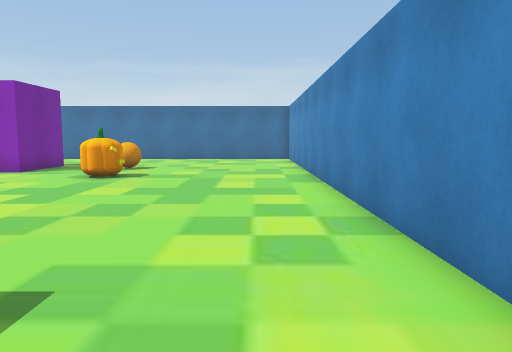
View 1 (above)

19 first-person views from a walk through a Unity game level. The camera is 1.2 m above the floor, tilts 6° down and sees 70° across. The floor is counted in squares, 1 m on a side. Each view is taken from the middle of a square. On the plan, view 1 faces up. The plan holds only what a view shows up to about 15 squares ahead; the rest is blank. The player is left out.

View 2
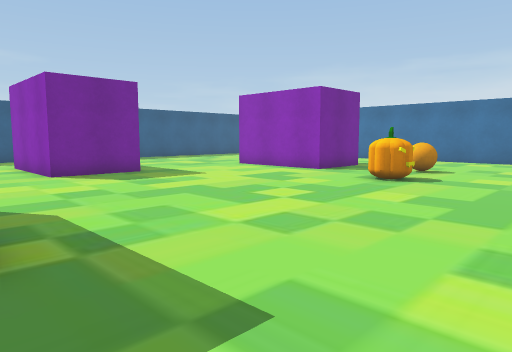

View 3
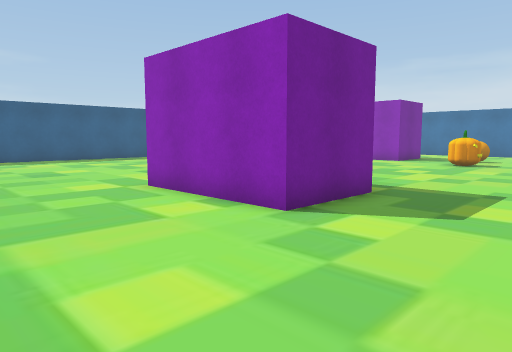

View 4
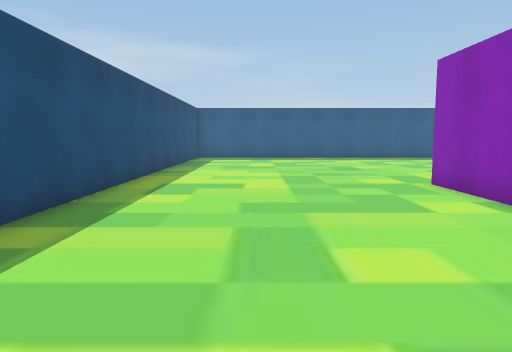

View 5
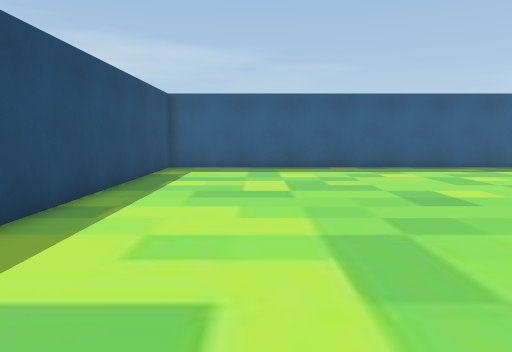

View 6
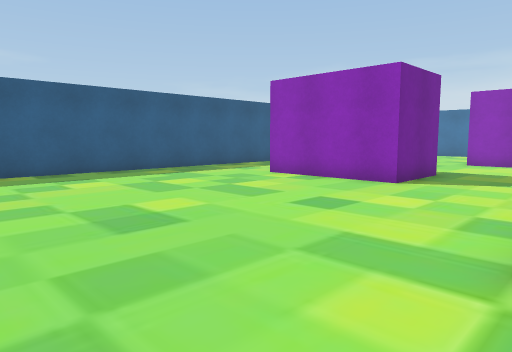

View 7
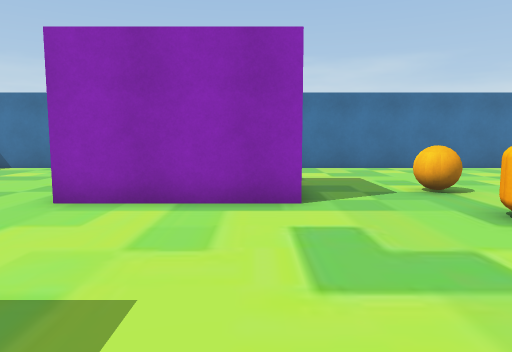

View 8
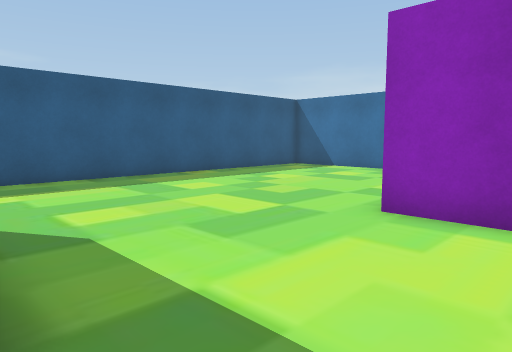

View 9
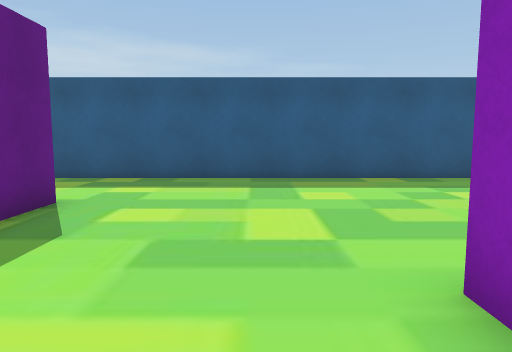

View 10
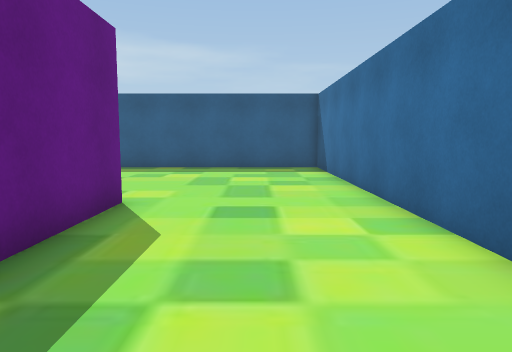

View 11
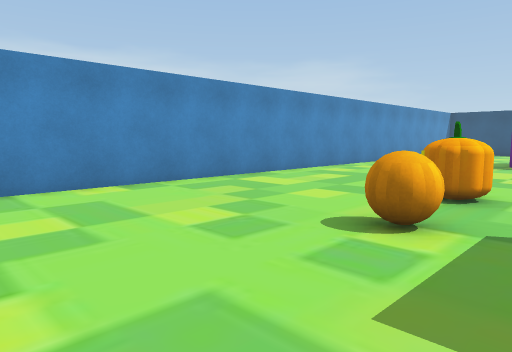

View 12
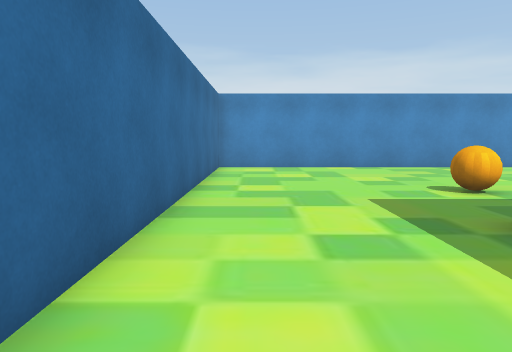

View 13
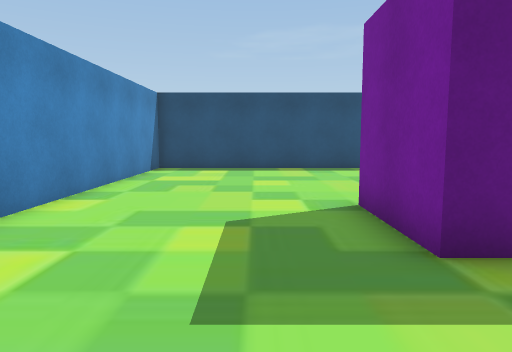

View 14
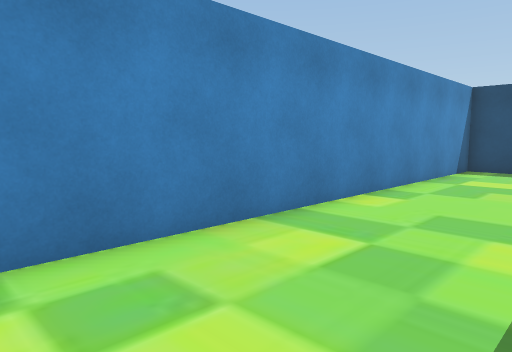

View 15
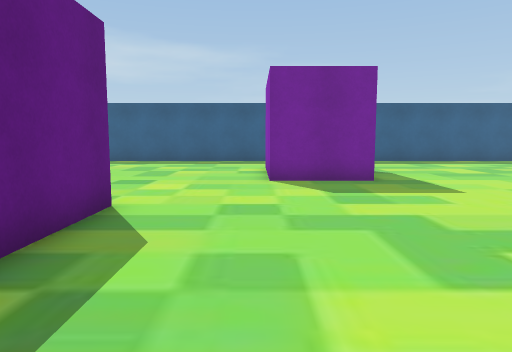

View 16
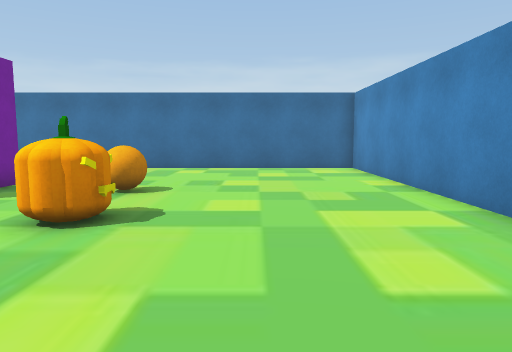

View 17
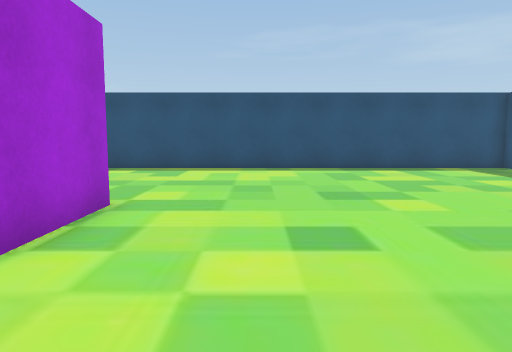

View 18
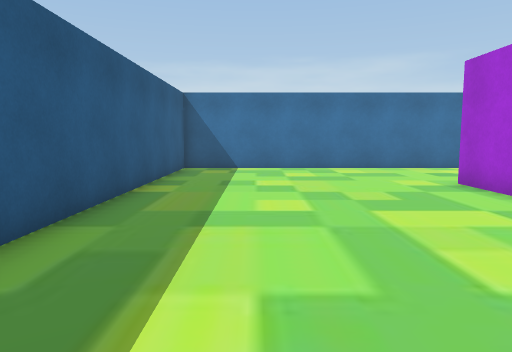

View 19
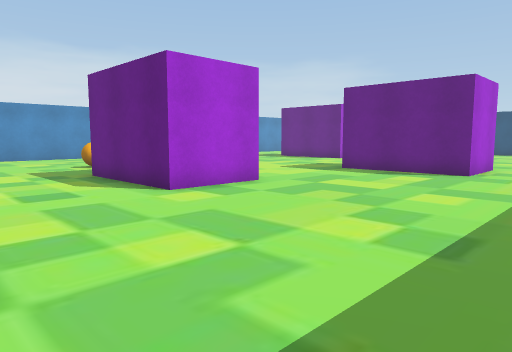

### Floor plan
Points are (right, up) in squares from view 1. A wall is a line through its corners. A room is listed if a view was taken in it or the views show most of it. See-through windows are left out.
Room 1 (views 1, 2, 3, 4, 5, 6, 7, 8, 9, 10, 11, 12, 13, 14, 15, 16, 17, 18, 19)
walls: (-12.1, 4.4) (-16.7, 4.4) (-16.7, 7.3) (-12.1, 7.3) (-12.1, 4.4); (-8.4, 1.4) (-3.8, 1.4) (-3.8, -1.5) (-8.4, -1.5) (-8.4, 1.4); (-8.2, 12.6) (-12.7, 12.6) (-12.7, 15.5) (-8.2, 15.5) (-8.2, 12.6); (1.8, -9.5) (1.8, 20.5) (-20.8, 20.5) (-20.8, -9.5) (1.8, -9.5)
objects: pumpkin (-5, 11) to (-4, 12); orange ball (-5, 14)

Where each view was taken, in squares from view 1:
view 1: 0 up, 0 right, facing up
view 2: 1 up, 0 right, facing up-left
view 3: 6 down, 0 right, facing up-left
view 4: 6 down, 1 right, facing left
view 5: 6 down, 6 left, facing left
view 6: 5 down, 8 left, facing up-left
view 7: 6 up, 9 left, facing up
view 8: 7 up, 10 left, facing up-left
view 9: 11 up, 10 left, facing left
view 10: 18 up, 6 left, facing left
view 11: 19 up, 7 left, facing down-right
view 12: 19 up, 13 left, facing right
view 13: 5 up, 2 left, facing down
view 14: 5 up, 2 left, facing down-right
view 15: 4 up, 2 left, facing left
view 16: 6 up, 2 left, facing up
view 17: 5 up, 11 left, facing down
view 18: 6 up, 18 left, facing up
view 19: 20 up, 20 left, facing down-right
